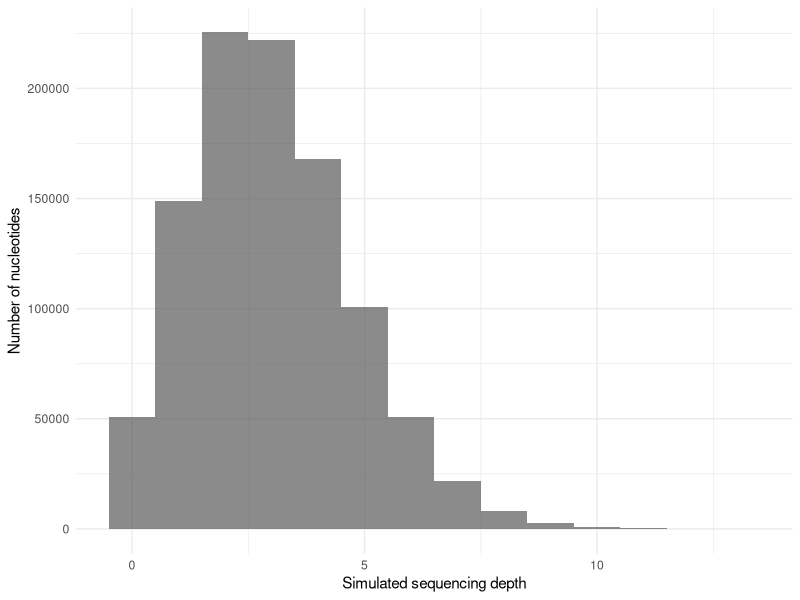
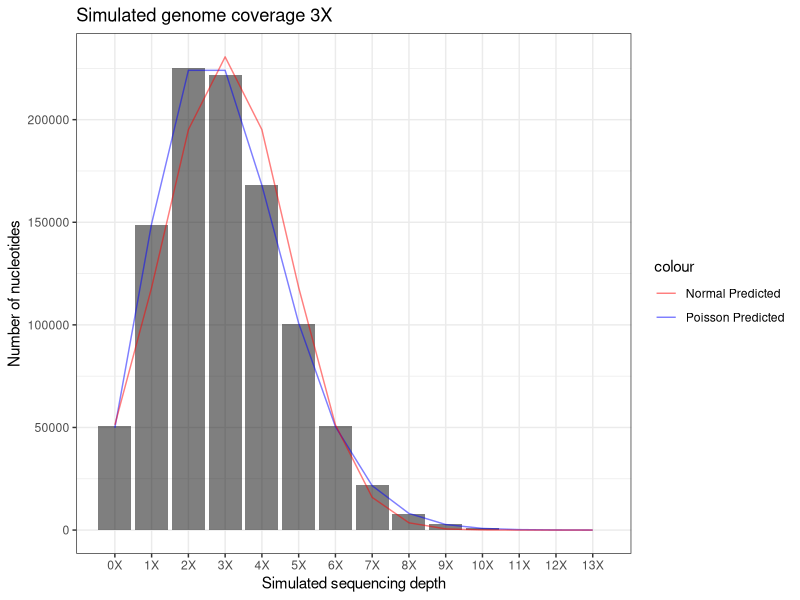
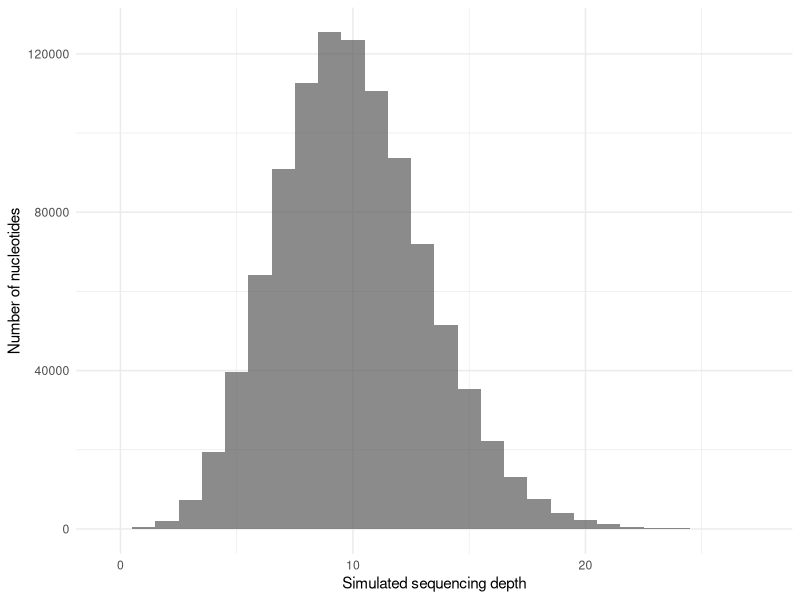
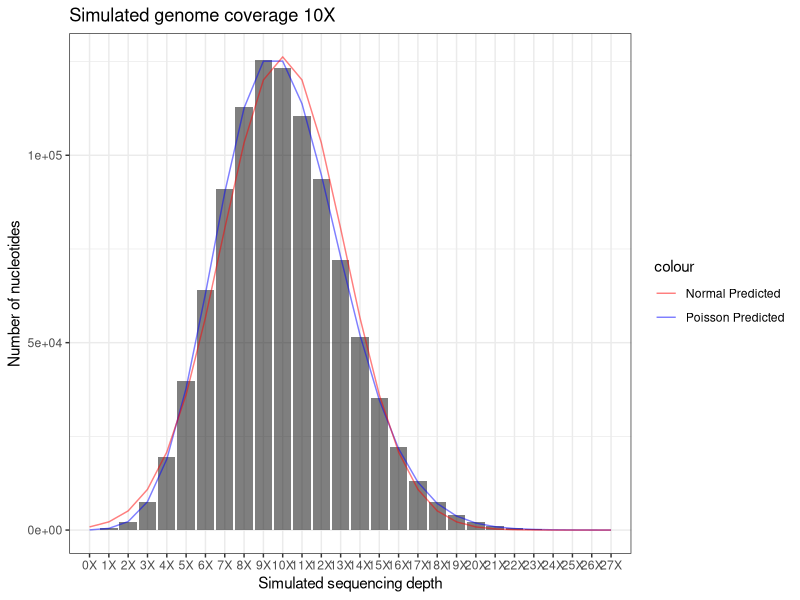
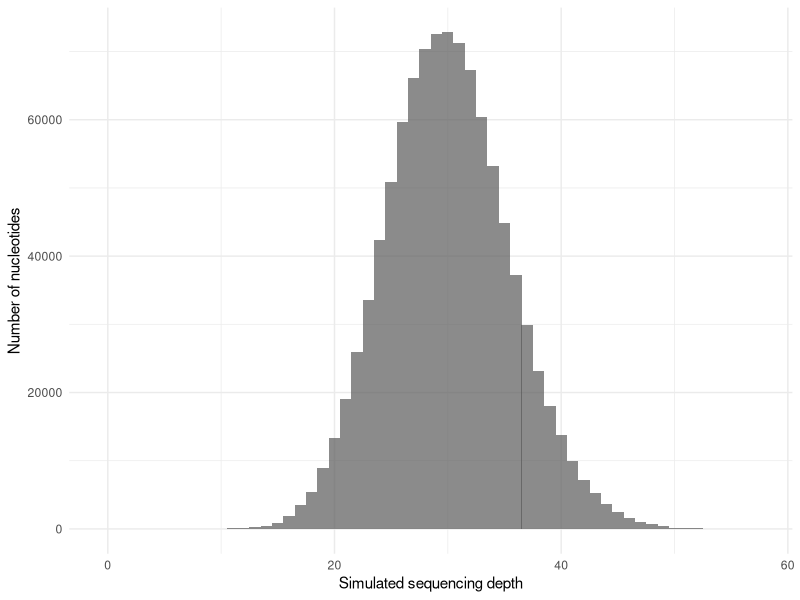
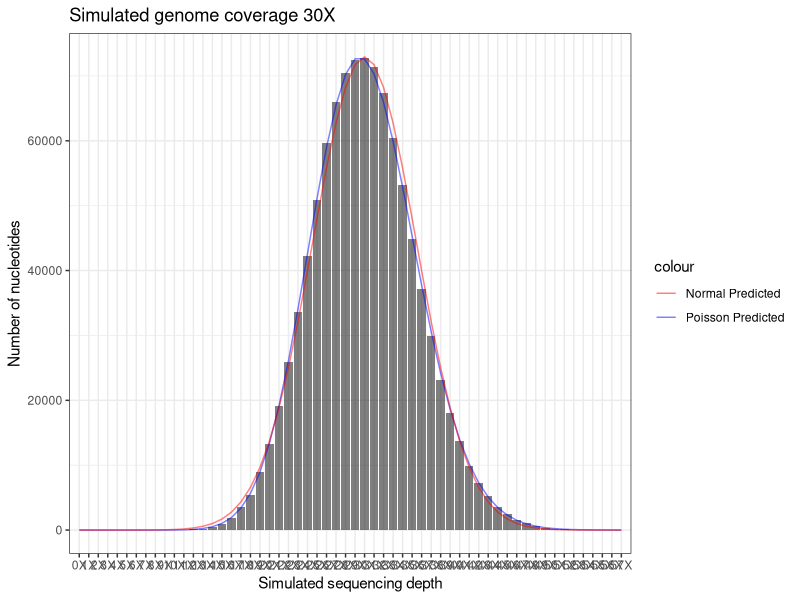
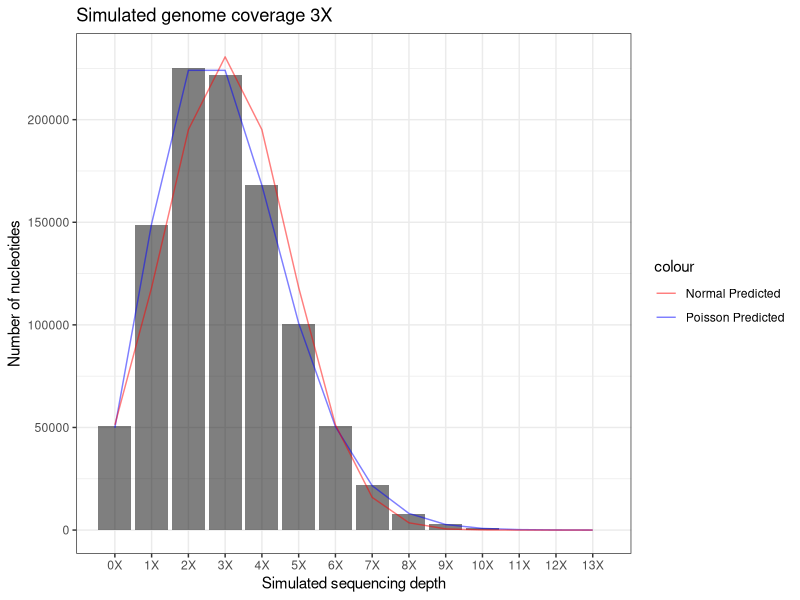
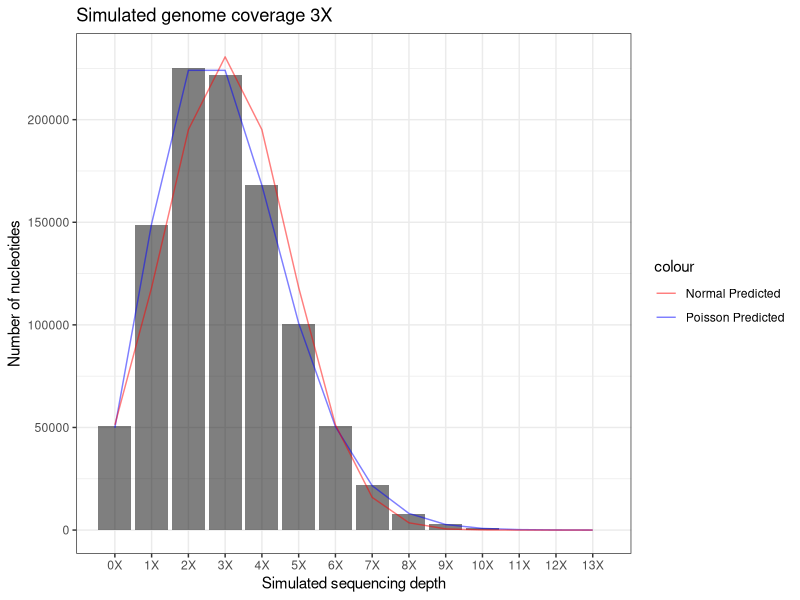

These charts were generated, in order, by the following R code:
#Genome Assembly
#Etta Schaye
#Due Sep. 20th, 2024

#Set working directory
setwd("qbb2024-answers/week1/")

#Import libraries
library(tidyverse)

#Import simulated data
simulated_coverage_3X <- read_csv("genome_coverage.csv", col_names = FALSE)
simulated_coverage_3X <- simulated_coverage_3X %>% rename("position_coverage" = "X1")
              
#Plot simulated data
ggplot(simulated_coverage_3X, 
       aes(position_coverage)) +
  geom_histogram(bins = 14, alpha = 0.7) + #one bin for integers 0 to 13
  xlab("Simulated sequencing depth") +
  ylab("Number of nucleotides") +
  theme_minimal()

#Make a vector containing all coverage options (integers 0 to 13)
sequencing_depth_3X <- 0:13 

#Calculate Poisson distribution 
poisson_overlay_3X <- dpois(x = sequencing_depth_3X, lambda = 3)

#Calculate normal distribution
normal_distribution_3X <- dnorm(x = sequencing_depth_3X, mean = 3, sd = 1.73 )

#Make a tibble containing the range of coverage and the likelihood of an individual position having that coverage
poisson_overlay_3X <- tibble(Column1 = sequencing_depth_3X, Column2 = poisson_overlay_3X)
poisson_overlay_3X <- rename(poisson_overlay_3X, depth = Column1, probability_poisson = Column2)
poisson_overlay_3X <- mutate(poisson_overlay_3X, depth_label = paste0(depth,"X"))

normal_distribution_3X <- tibble(Column1 = sequencing_depth_3X, Column2 = normal_distribution_3X)
normal_distribution_3X <- rename(normal_distribution_3X, depth = Column1, probability_normal = Column2)
normal_distribution_3X <- mutate(normal_distribution_3X, depth_label = paste0(depth,"X"))


#Count the number of positions with each coverage level 
coverage_distribution_3X <- simulated_coverage_3X %>% count(position_coverage)

#Make one tibble
full_data_3X <- poisson_overlay_3X %>% left_join(coverage_distribution_3X, by = join_by(depth == position_coverage
                                                    ))
full_data_3X <- full_data_3X %>% left_join(normal_distribution_3X)
full_data_3X <- full_data_3X %>% mutate(poisson_predicted_n = probability_poisson * 1000000)
full_data_3X <- full_data_3X %>% mutate(normal_predicted_n = probability_normal * 1000000)

#Plot full data
ggplot(full_data_3X) +
  xlab("Simulated sequencing depth") +
  ylab("Number of nucleotides") +
  scale_x_discrete(limits = full_data_3X$depth, labels = full_data_3X$depth_label) +
  theme_bw() +
  geom_col(aes(x = depth, y = n), fill = "black", alpha = 0.5) +
  geom_line(aes(x = depth, y = poisson_predicted_n, color = "Poisson Predicted"), alpha = 0.5) +
  geom_line(aes(x = depth, y = normal_predicted_n, color = "Normal Predicted"), alpha = 0.5) +
  labs(title = "Simulated genome coverage 3X") +
  scale_color_manual(values = c("Poisson Predicted" = "blue", "Normal Predicted" = "red")) 
ggsave("ex1_3x_cov.png", scale = 2)
ggsave("ex1_*_cov.png")

#Count how many times each coverage level occurred 
print(full_data_3X)


### ### ### ### ### ### ### ### 
### Repeat with 10X coverage ### 
### ### ### ### ### ### ### ### 
#Import simulated data
  simulated_coverage_10X <- read_csv("genome_coverage_10X.csv", col_names = FALSE)
simulated_coverage_10X <- simulated_coverage_10X %>% rename("position_coverage" = "X1")

#Plot simulated data
ggplot(simulated_coverage_10X, 
       aes(position_coverage)) +
  geom_histogram(bins = 28, alpha = 0.7) + #one bin for integers 0 to 27
  xlab("Simulated sequencing depth") +
  ylab("Number of nucleotides") +
  theme_minimal()

#Make a vector containing all coverage options (integers 0 to 13)
sequencing_depth_10X <- 0:27 

#Calculate Poisson distribution 
poisson_overlay_10X <- dpois(x = sequencing_depth_10X, lambda = 10)

#Calculate normal distribution
normal_distribution_10X <- dnorm(x = sequencing_depth_10X, mean = 10, sd = 3.16 )

#Make a tibble containing the range of coverage and the likelihood of an individual position having that coverage
poisson_overlay_10X <- tibble(Column1 = sequencing_depth_10X, Column2 = poisson_overlay_10X)
poisson_overlay_10X <- rename(poisson_overlay_10X, depth = Column1, probability_poisson = Column2)
poisson_overlay_10X <- mutate(poisson_overlay_10X, depth_label = paste0(depth,"X"))

normal_distribution_10X <- tibble(Column1 = sequencing_depth_10X, Column2 = normal_distribution_10X)
normal_distribution_10X <- rename(normal_distribution_10X, depth = Column1, probability_normal = Column2)
normal_distribution_10X <- mutate(normal_distribution_10X, depth_label = paste0(depth,"X"))


#Count the number of positions with each coverage level 
coverage_distribution_10X <- simulated_coverage_10X %>% count(position_coverage)

#Make one tibble
full_data_10X <- poisson_overlay_10X %>% left_join(coverage_distribution_10X, by = join_by(depth == position_coverage
))
full_data_10X <- full_data_10X %>% left_join(normal_distribution_10X)
full_data_10X <- full_data_10X %>% mutate(poisson_predicted_n = probability_poisson * 1000000)
full_data_10X <- full_data_10X %>% mutate(normal_predicted_n = probability_normal * 1000000)

#Plot full data
ggplot(full_data_10X) +
  xlab("Simulated sequencing depth") +
  ylab("Number of nucleotides") +
  scale_x_discrete(limits = full_data_10X$depth, labels = full_data_10X$depth_label) +
  theme_bw() +
  geom_col(aes(x = depth, y = n), fill = "black", alpha = 0.5) +
  geom_line(aes(x = depth, y = poisson_predicted_n, color = "Poisson Predicted"), alpha = 0.5) +
  geom_line(aes(x = depth, y = normal_predicted_n, color = "Normal Predicted"), alpha = 0.5) +
  labs(title = "Simulated genome coverage 10X") +
  scale_color_manual(values = c("Poisson Predicted" = "blue", "Normal Predicted" = "red")) 
  ggsave("ex1_10x_cov.png", scale = 2)

#Count how many times each coverage level occurred 
print(full_data_10X)


### ### ### ### ### ### ### ### 
### Repeat with 30X coverage ### 
### ### ### ### ### ### ### ### 
#Import simulated data
simulated_coverage_30X <- read_csv("genome_coverage_30X.csv", col_names = FALSE)
simulated_coverage_30X <- simulated_coverage_30X %>% rename("position_coverage" = "X1")

#Plot simulated data
ggplot(simulated_coverage_30X, 
       aes(position_coverage)) +
  geom_histogram(bins = 58, alpha = 0.7) + #one bin for integers 0 to 57
  xlab("Simulated sequencing depth") +
  ylab("Number of nucleotides") +
  theme_minimal()

#Make a vector containing all coverage options (integers 0 to 57)
sequencing_depth_30X <- 0:57 

#Calculate Poisson distribution 
poisson_overlay_30X <- dpois(x = sequencing_depth_30X, lambda = 30)

#Calculate normal distribution
normal_distribution_30X <- dnorm(x = sequencing_depth_30X, mean = 30, sd = 5.47 )

#Make a tibble containing the range of coverage and the likelihood of an individual position having that coverage
poisson_overlay_30X <- tibble(Column1 = sequencing_depth_30X, Column2 = poisson_overlay_30X)
poisson_overlay_30X <- rename(poisson_overlay_30X, depth = Column1, probability_poisson = Column2)
poisson_overlay_30X <- mutate(poisson_overlay_30X, depth_label = paste0(depth,"X"))

normal_distribution_30X <- tibble(Column1 = sequencing_depth_30X, Column2 = normal_distribution_30X)
normal_distribution_30X <- rename(normal_distribution_30X, depth = Column1, probability_normal = Column2)
normal_distribution_30X <- mutate(normal_distribution_30X, depth_label = paste0(depth,"X"))


#Count the number of positions with each coverage level 
coverage_distribution_30X <- simulated_coverage_30X %>% count(position_coverage)

#Make one tibble
full_data_30X <- poisson_overlay_30X %>% left_join(coverage_distribution_30X, by = join_by(depth == position_coverage
))
full_data_30X <- full_data_30X %>% left_join(normal_distribution_30X)
full_data_30X <- full_data_30X %>% mutate(poisson_predicted_n = probability_poisson * 1000000)
full_data_30X <- full_data_30X %>% mutate(normal_predicted_n = probability_normal * 1000000)

#Plot full data
ggplot(full_data_30X) +
  xlab("Simulated sequencing depth") +
  ylab("Number of nucleotides") +
  scale_x_discrete(limits = full_data_30X$depth, labels = full_data_30X$depth_label) +
  theme_bw() +
  geom_col(aes(x = depth, y = n), fill = "black", alpha = 0.5) +
  geom_line(aes(x = depth, y = poisson_predicted_n, color = "Poisson Predicted"), alpha = 0.5) +
  geom_line(aes(x = depth, y = normal_predicted_n, color = "Normal Predicted"), alpha = 0.5) +
  labs(title = "Simulated genome coverage 30X") +
  scale_color_manual(values = c("Poisson Predicted" = "blue", "Normal Predicted" = "red")) 
ggsave("ex1_30X_cov.png", scale = 2)



#Count how many times each coverage level occurred 
print(full_data_30X)
